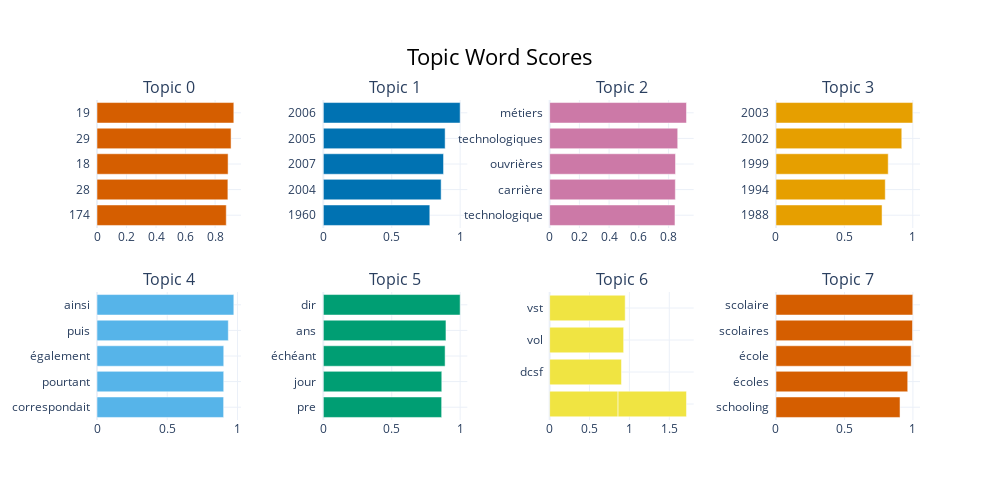

Write notebook code for a chart like this one.
### Code cell
bar_fig = topic_model.visualize_barchart()
bar_fig.show()

### Figure 1 — Plotly figure (JSON) as saved in the notebook; plotly's stock layout.template omitted (floating-point values rounded to 4 significant figures)
{"data": [{"marker": {"color": "#D55E00"}, "orientation": "h", "type": "bar", "x": [0.8754, 0.8864, 0.8878, 0.9079, 0.9267], "xaxis": "x", "y": ["174  ", "28  ", "18  ", "29  ", "19  "], "yaxis": "y"}, {"marker": {"color": "#0072B2"}, "orientation": "h", "type": "bar", "x": [0.7782, 0.861, 0.8786, 0.8902, 1.0], "xaxis": "x2", "y": ["1960  ", "2004  ", "2007  ", "2005  ", "2006  "], "yaxis": "y2"}, {"marker": {"color": "#CC79A7"}, "orientation": "h", "type": "bar", "x": [0.843, 0.8455, 0.8466, 0.8614, 0.9204], "xaxis": "x3", "y": ["technologique  ", "carrière  ", "ouvrières  ", "technologiques  ", "métiers  "], "yaxis": "y3"}, {"marker": {"color": "#E69F00"}, "orientation": "h", "type": "bar", "x": [0.7753, 0.7988, 0.8203, 0.9194, 1], "xaxis": "x4", "y": ["1988  ", "1994  ", "1999  ", "2002  ", "2003  "], "yaxis": "y4"}, {"marker": {"color": "#56B4E9"}, "orientation": "h", "type": "bar", "x": [0.9014, 0.902, 0.9022, 0.9347, 0.974], "xaxis": "x5", "y": ["correspondait  ", "pourtant  ", "également  ", "puis  ", "ainsi  "], "yaxis": "y5"}, {"marker": {"color": "#009E73"}, "orientation": "h", "type": "bar", "x": [0.8648, 0.8657, 0.89, 0.8962, 1.0], "xaxis": "x6", "y": ["pre  ", "jour  ", "échéant  ", "ans  ", "dir  "], "yaxis": "y6"}, {"marker": {"color": "#F0E442"}, "orientation": "h", "type": "bar", "x": [0.8578, 0.8578, 0.9005, 0.9276, 0.9471], "xaxis": "x7", "y": ["  ", "  ", "dcsf  ", "vol  ", "vst  "], "yaxis": "y7"}, {"marker": {"color": "#D55E00"}, "orientation": "h", "type": "bar", "x": [0.9057, 0.9619, 0.9873, 0.9967, 0.999], "xaxis": "x8", "y": ["schooling  ", "écoles  ", "école  ", "scolaires  ", "scolaire  "], "yaxis": "y8"}], "layout": {"annotations": [{"font": {"size": 16}, "showarrow": false, "text": "Topic 0", "x": 0.0875, "xanchor": "center", "xref": "paper", "y": 1, "yanchor": "bottom", "yref": "paper"}, {"font": {"size": 16}, "showarrow": false, "text": "Topic 1", "x": 0.3625, "xanchor": "center", "xref": "paper", "y": 1, "yanchor": "bottom", "yref": "paper"}, {"font": {"size": 16}, "showarrow": false, "text": "Topic 2", "x": 0.6375, "xanchor": "center", "xref": "paper", "y": 1, "yanchor": "bottom", "yref": "paper"}, {"font": {"size": 16}, "showarrow": false, "text": "Topic 3", "x": 0.9125, "xanchor": "center", "xref": "paper", "y": 1, "yanchor": "bottom", "yref": "paper"}, {"font": {"size": 16}, "showarrow": false, "text": "Topic 4", "x": 0.0875, "xanchor": "center", "xref": "paper", "y": 0.4, "yanchor": "bottom", "yref": "paper"}, {"font": {"size": 16}, "showarrow": false, "text": "Topic 5", "x": 0.3625, "xanchor": "center", "xref": "paper", "y": 0.4, "yanchor": "bottom", "yref": "paper"}, {"font": {"size": 16}, "showarrow": false, "text": "Topic 6", "x": 0.6375, "xanchor": "center", "xref": "paper", "y": 0.4, "yanchor": "bottom", "yref": "paper"}, {"font": {"size": 16}, "showarrow": false, "text": "Topic 7", "x": 0.9125, "xanchor": "center", "xref": "paper", "y": 0.4, "yanchor": "bottom", "yref": "paper"}], "height": 500, "hoverlabel": {"bgcolor": "white", "font": {"family": "Rockwell", "size": 16}}, "showlegend": false, "title": {"font": {"color": "Black", "size": 22}, "text": "Topic Word Scores", "x": 0.5, "xanchor": "center", "yanchor": "top"}, "width": 1000, "xaxis": {"anchor": "y", "domain": [0, 0.175], "showgrid": true}, "xaxis2": {"anchor": "y2", "domain": [0.275, 0.45], "showgrid": true}, "xaxis3": {"anchor": "y3", "domain": [0.55, 0.725], "showgrid": true}, "xaxis4": {"anchor": "y4", "domain": [0.825, 1], "showgrid": true}, "xaxis5": {"anchor": "y5", "domain": [0, 0.175], "showgrid": true}, "xaxis6": {"anchor": "y6", "domain": [0.275, 0.45], "showgrid": true}, "xaxis7": {"anchor": "y7", "domain": [0.55, 0.725], "showgrid": true}, "xaxis8": {"anchor": "y8", "domain": [0.825, 1], "showgrid": true}, "yaxis": {"anchor": "x", "domain": [0.6, 1], "showgrid": true}, "yaxis2": {"anchor": "x2", "domain": [0.6, 1], "showgrid": true}, "yaxis3": {"anchor": "x3", "domain": [0.6, 1], "showgrid": true}, "yaxis4": {"anchor": "x4", "domain": [0.6, 1], "showgrid": true}, "yaxis5": {"anchor": "x5", "domain": [0, 0.4], "showgrid": true}, "yaxis6": {"anchor": "x6", "domain": [0, 0.4], "showgrid": true}, "yaxis7": {"anchor": "x7", "domain": [0, 0.4], "showgrid": true}, "yaxis8": {"anchor": "x8", "domain": [0, 0.4], "showgrid": true}}}
